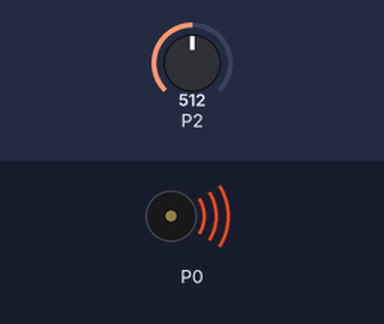
Simulated run of this program. Board: BBC micro:bit (MakeCode). Parts: buzzer (waves = sounding). The test bench sets the inputs (shaded band); at power-on: P2 = 512 (analog values on the 0–1023 scale).

Above: at 1.2 s.
1.3 s: P2 set to 588
4.3 s: P2 set to 609
At 5.9 s:
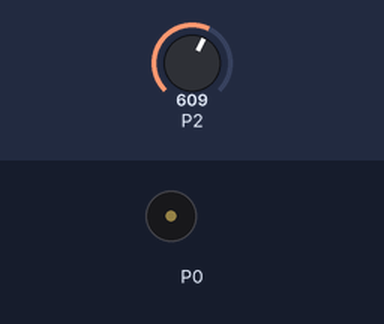
6.2 s: P2 set to 590
At 6.6 s:
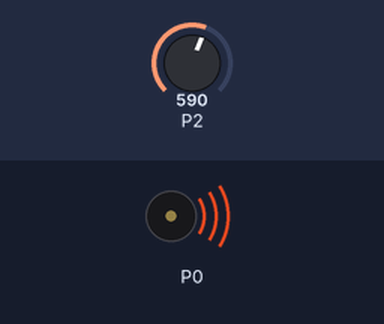
9.2 s: P2 set to 610
At 9.7 s:
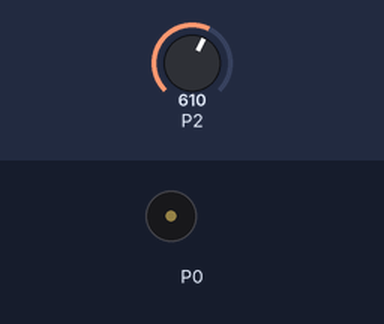
Timing chart, 0 to 11.8 s (numbered marks = the images above; inputs shaded):
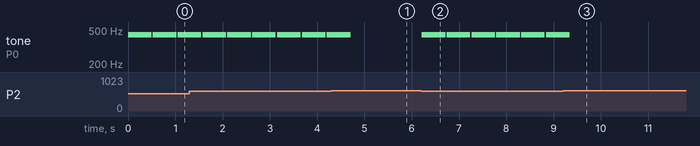

The program:

main.ts
```typescript
basic.forever(function () {
    if (pins.analogReadPin(AnalogPin.P2) >= 1 && pins.analogReadPin(AnalogPin.P2) < 10) {
        music.playTone(262, music.beat(BeatFraction.Whole))
    } else if (pins.analogReadPin(AnalogPin.P2) >= 11 && pins.analogReadPin(AnalogPin.P2) < 80) {
        music.playTone(294, music.beat(BeatFraction.Whole))
    } else if (pins.analogReadPin(AnalogPin.P2) >= 81 && pins.analogReadPin(AnalogPin.P2) < 130) {
        music.playTone(330, music.beat(BeatFraction.Whole))
    } else if (pins.analogReadPin(AnalogPin.P2) >= 131 && pins.analogReadPin(AnalogPin.P2) < 160) {
        music.playTone(392, music.beat(BeatFraction.Whole))
    } else if (pins.analogReadPin(AnalogPin.P2) >= 161 && pins.analogReadPin(AnalogPin.P2) < 600) {
        music.playTone(440, music.beat(BeatFraction.Whole))
    }
})
```

test.ts
```typescript
// 테스트는 여기로 이동합니다; 이 패키지가 확장으로 사용될 때 컴파일되지 않을 것 입니다.
```

Measured:
- the behaviour switches between 599 and 600 on P2 (found by bisection; images 0 and 1)
- after the input at 4.3 s, tone on P0: goes on until 4.7 s, then stays silent
- after the input at 6.2 s, tone on P0: alternates 440 Hz for 0.50 s and silent for 0.03 s, starting at once
- after the input at 9.2 s, tone on P0: goes on until 9.3 s, then stays silent
- by itself, tone on P0: alternates 440 Hz for 0.50 s and silent for 0.03 s
